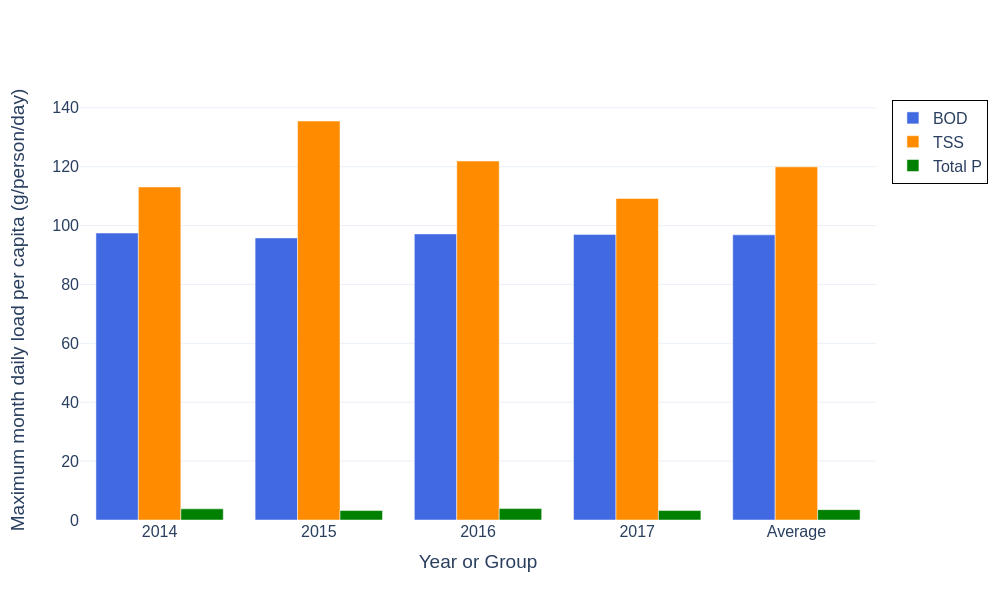

Generate this figure with Python:
# filename: max_month_per_capita_loads_BOD_TSS_TP.py
import pandas as pd
import plotly.graph_objects as go

# Load data
file_name = "WWTP_medium.xlsx"
influent_sheet = "WWTP Influent Data"
pop_sheet = "population"

# Load influent data with datetime parsing
df = pd.read_excel(file_name, sheet_name=influent_sheet, parse_dates=["Date"])
df = df[(df["Date"].dt.year >= 2014) & (df["Date"].dt.year <= 2017)].sort_values("Date")
df["Year"] = df["Date"].dt.year

# Load population data and restrict
df_pop = pd.read_excel(file_name, sheet_name=pop_sheet)
df_pop = df_pop[(df_pop["Year"] >= 2014) & (df_pop["Year"] <= 2017)]

# Parameters and columns
flow_col = "Influent flow rate (m^3/d)"
params = {
    "BOD": "Influent BOD (mg/L)",
    "TSS": "Influent TSS (mg/L)",
    "TP": "Influent total phosphorous (mg/L)"
}

# Calculate daily load (kg/d) for each parameter where both flow and concentration are present
for key, conc_col in params.items():
    load_col = f"{key}_daily_load_kg_d"
    valid_mask = df[flow_col].notna() & df[conc_col].notna()
    df.loc[:, load_col] = pd.NA
    df.loc[valid_mask, load_col] = df.loc[valid_mask, flow_col] * df.loc[valid_mask, conc_col] / 1000.0
    df[load_col] = pd.to_numeric(df[load_col], errors='coerce')

# For each year and parameter compute max 30-day rolling average load (kg/d)
max_month_loads = {key: [] for key in params}
years = sorted(df["Year"].unique())

for year in years:
    df_year = df[df["Year"] == year]
    for key in params.keys():
        load_col = f"{key}_daily_load_kg_d"
        # 30-day rolling average with min_periods=1 to allow sparse data in window
        rolling_avg = df_year[load_col].rolling(window=30, min_periods=1).mean()
        max_30d_avg = rolling_avg.max(skipna=True)
        max_month_loads[key].append(max_30d_avg)

# Convert max month loads from kg/d to g/person/day using population
pop_dict = df_pop.set_index("Year")["Serviced Population"].to_dict()

max_month_percapita = {key: [] for key in params}
for year_index, year in enumerate(years):
    pop = pop_dict.get(year)
    for key in params.keys():
        max_load = max_month_loads[key][year_index]
        if pd.isna(max_load) or pop is None or pop == 0:
            max_month_percapita[key].append(pd.NA)
        else:
            # Convert kg/d to g/p/d
            max_month_percapita[key].append(max_load * 1000 / pop)

# Calculate historical averages for each parameter
avg_percapita = {key: pd.Series(vals).mean() for key, vals in max_month_percapita.items()}

# Construct result DataFrame
result_df = pd.DataFrame({
    "Year_or_Group": years + ["Average"],
    "BOD_max_month_daily_load_g_p_d": max_month_percapita["BOD"] + [avg_percapita["BOD"]],
    "TSS_max_month_daily_load_g_p_d": max_month_percapita["TSS"] + [avg_percapita["TSS"]],
    "TP_max_month_daily_load_g_p_d": max_month_percapita["TP"] + [avg_percapita["TP"]],
})

# Prepare x axis categories
x_categories = result_df["Year_or_Group"].astype(str).tolist()

# Plot bars
trace_bod = go.Bar(
    name="BOD",
    x=x_categories,
    y=result_df["BOD_max_month_daily_load_g_p_d"],
    marker_color="royalblue",
    offsetgroup=0
)
trace_tss = go.Bar(
    name="TSS",
    x=x_categories,
    y=result_df["TSS_max_month_daily_load_g_p_d"],
    marker_color="darkorange",
    offsetgroup=1
)
trace_tp = go.Bar(
    name="Total P",
    x=x_categories,
    y=result_df["TP_max_month_daily_load_g_p_d"],
    marker_color="green",
    offsetgroup=2
)

fig = go.Figure(data=[trace_bod, trace_tss, trace_tp])
fig.update_layout(
    barmode='group',
    yaxis_title="Maximum month daily load per capita (g/person/day)",
    xaxis_title="Year or Group",
    yaxis=dict(showgrid=True, zeroline=False),
    font=dict(size=16),
    template='plotly_white',
    legend=dict(
        bordercolor='black',
        borderwidth=1
    )
)

# Save results
base_filename = "max_month_per_capita_loads_BOD_TSS_TP"
csv_filename = base_filename + ".csv"
html_filename = base_filename + ".html"
png_filename = base_filename + ".png"

result_df.to_csv(csv_filename, index=False)
fig.write_html(html_filename, include_plotlyjs='cdn', full_html=True)
fig.write_image(png_filename, width=1000, height=600)

print(base_filename + ".py")
print(csv_filename)
print(html_filename)
print(png_filename)
